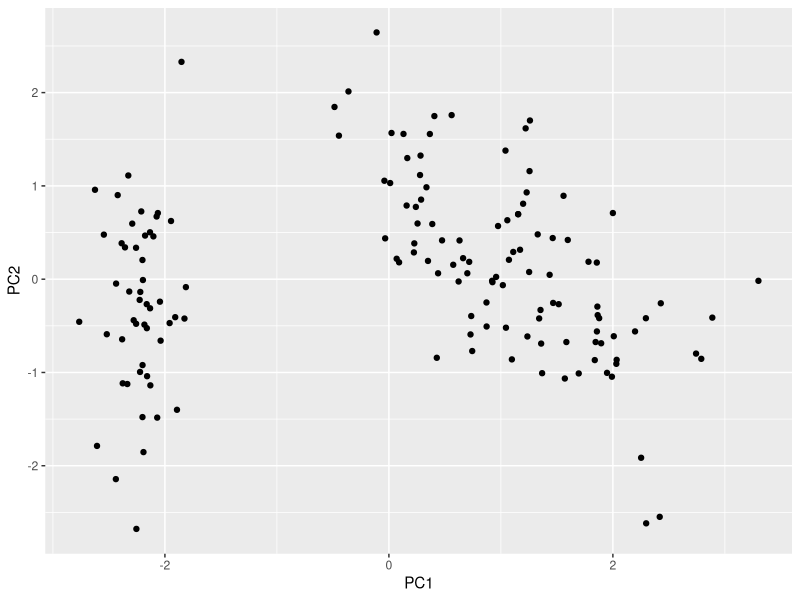
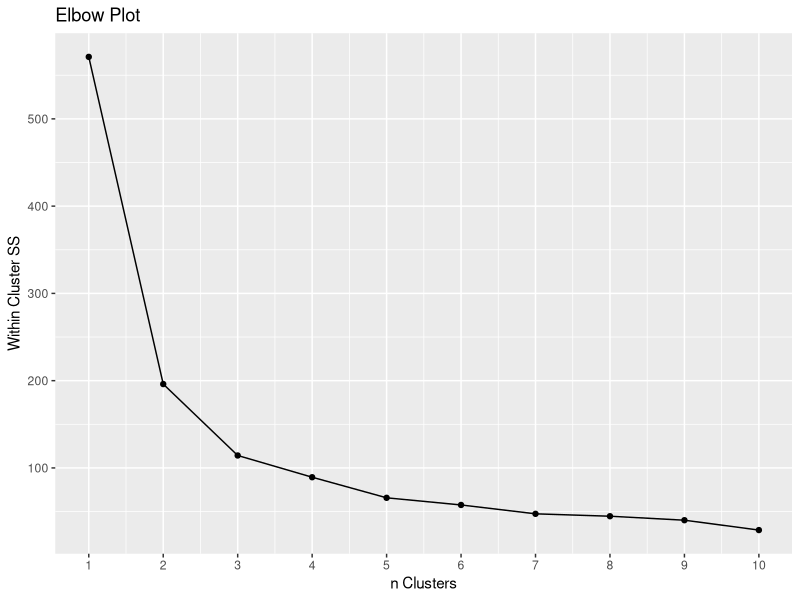
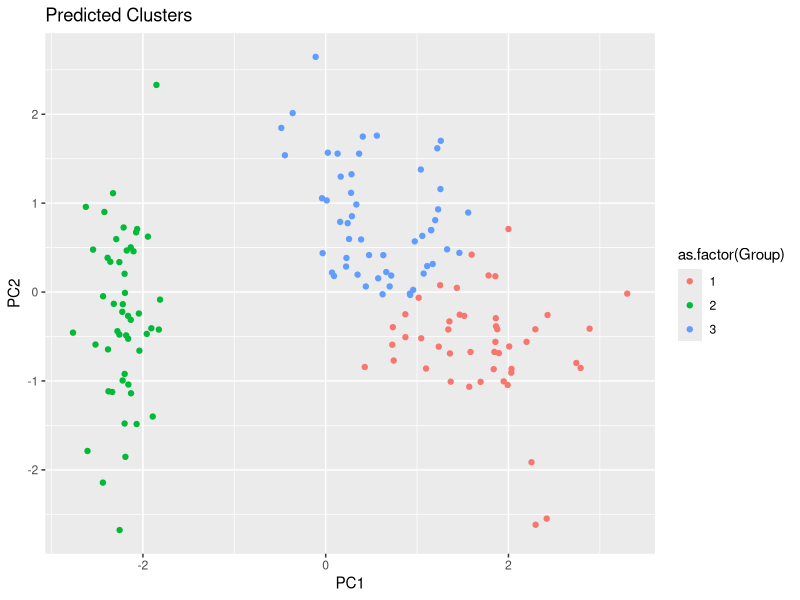
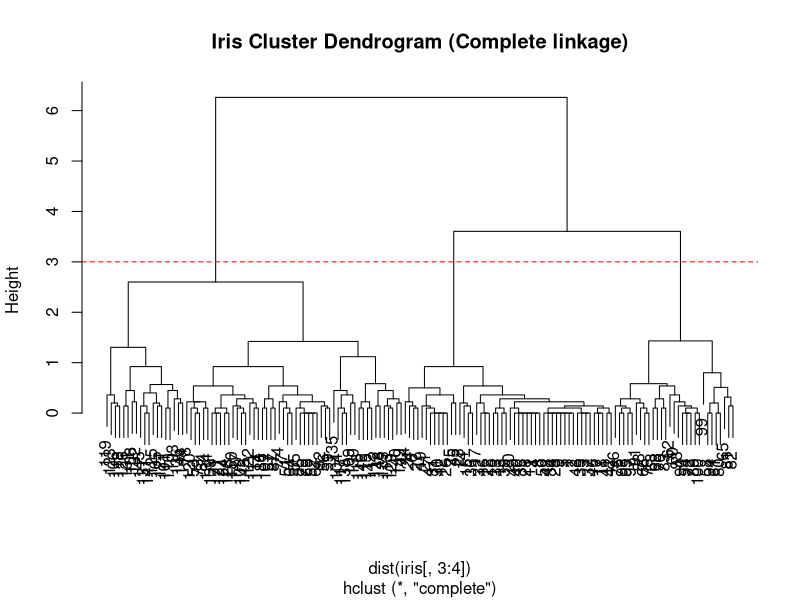

These charts were generated, in order, by the following R code: (Note: this script raises an error after producing the figures.)
## ---- chunk 1
# packages:
library(tidyverse)
library(ggplot2)

set.seed(0)

# import data:
data("iris")
iris %>% head(4)
## ---- chunk 2
# Calculate the principal components using prcomp() function
pca <- prcomp(iris[, -5], scale = TRUE)

# Extract the scores for the first two principal components
pc1 <- pca$x[, 1]
pc2 <- pca$x[, 2]
#get a summary of the components
summary(pca)
## ---- chunk 3
iris_pca <- data.frame(cbind(pc1, pc2))
colnames(iris_pca)[1:2] <- c("PC1", "PC2")

# Create a scatter plot of the first two principal components
ggplot(iris_pca, aes(x = PC1, y = PC2)) +
  geom_point()
## ---- chunk 4
#calculate ss for each # of clusters 
inertia<-c()
for (i in 1:10){
  m<-kmeans(iris_pca, centers = i) # perform clustering
  inertia<-c(inertia,m$tot.withinss)# get within cluster SS for that k 
}

#plot data
ggplot(data = NULL, aes(x = 1:10, y = inertia))+geom_line()+geom_point()+labs(title = "Elbow Plot", x = "n Clusters", y = "Within Cluster SS")+scale_x_continuous(breaks = pretty(1:10, n = 10))
## ---- chunk 5
#cluster
model<-kmeans(iris_pca, centers = 3)

#create dataframe
preds<-cbind(iris_pca, model$cluster)
colnames(preds)[3]<-"Group"

#plot clusters
ggplot(preds, aes(x = PC1, y = PC2, color = as.factor(Group))) +
  geom_point()+labs(title="Predicted Clusters")
## ---- chunk 6
# hierarchical clustering using default method:
clusters_complete <- hclust(dist(iris[, 3:4]), method = 'complete')

# plot the dendrogram:
plot(clusters_complete, main = 'Iris Cluster Dendrogram (Complete linkage)')
abline(h = 3, col = 'red', lty = 'dashed')
## ---- chunk 7
# cut the tree at the desired number of clusters (3):
cut_complete <- cutree(clusters_complete, 3)

# observe results in table form:
table(cut_complete, iris$Species)
## ---- chunk 8
# cut tree for 4 clusters:
cut_2 <- cutree(clusters, 4)

table(cut_2, iris$Species)
## ---- chunk 9
# hierarchical clustering using average method:
clusters_average <- hclust(dist(iris[, 3:4]), method = 'average')

# plot the dendrogram:
plot(clusters_average, main = 'Iris Cluster Dendrogram (Average linkage)')
abline(h = 1.3, col = 'red', lty = 'dashed')

# cut the tree at the desired number of clusters (3):
cut_average <- cutree(clusters_average, 3)

# observe results in table form:
table(cut_average, iris$Species)
## ---- chunk 10
ggplot(iris, aes(Petal.Length, Petal.Width, color = Species)) + 
  geom_point(alpha = 0.4, size = 3) + geom_point(col = cut_average) + 
  scale_color_manual(values = c('black', 'red', 'green'))
